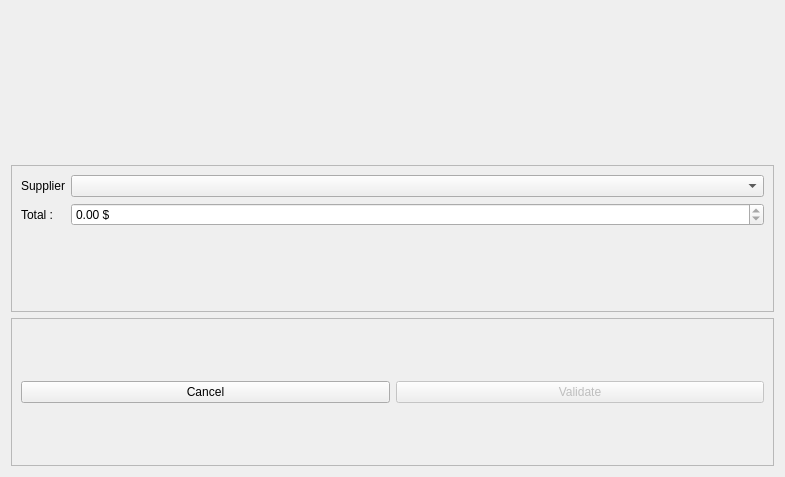
<?xml version="1.0" encoding="UTF-8"?>
<ui version="4.0">
 <class>StockManagementPanel</class>
 <widget class="QWidget" name="StockManagementPanel">
  <property name="geometry">
   <rect>
    <x>0</x>
    <y>0</y>
    <width>785</width>
    <height>477</height>
   </rect>
  </property>
  <property name="windowTitle">
   <string>Form</string>
  </property>
  <layout class="QVBoxLayout" name="verticalLayout_2">
   <item>
    <widget class="QFrame" name="frame_table">
     <property name="frameShape">
      <enum>QFrame::NoFrame</enum>
     </property>
     <property name="frameShadow">
      <enum>QFrame::Raised</enum>
     </property>
     <layout class="QVBoxLayout" name="layout_table"/>
    </widget>
   </item>
   <item>
    <widget class="QFrame" name="frame_information">
     <property name="frameShape">
      <enum>QFrame::StyledPanel</enum>
     </property>
     <property name="frameShadow">
      <enum>QFrame::Raised</enum>
     </property>
     <layout class="QFormLayout" name="formLayout">
      <item row="1" column="0">
       <widget class="QLabel" name="label_total">
        <property name="text">
         <string>Total :</string>
        </property>
       </widget>
      </item>
      <item row="1" column="1">
       <widget class="QDoubleSpinBox" name="spinBox_total">
        <property name="readOnly">
         <bool>true</bool>
        </property>
        <property name="buttonSymbols">
         <enum>QAbstractSpinBox::UpDownArrows</enum>
        </property>
        <property name="suffix">
         <string> $</string>
        </property>
        <property name="maximum">
         <double>99999999.000000000000000</double>
        </property>
       </widget>
      </item>
      <item row="0" column="0">
       <widget class="QLabel" name="label_supplier">
        <property name="text">
         <string>Supplier</string>
        </property>
       </widget>
      </item>
      <item row="0" column="1">
       <widget class="QComboBox" name="comboBox_supplier"/>
      </item>
     </layout>
    </widget>
   </item>
   <item>
    <widget class="QFrame" name="frame_button">
     <property name="frameShape">
      <enum>QFrame::StyledPanel</enum>
     </property>
     <property name="frameShadow">
      <enum>QFrame::Raised</enum>
     </property>
     <layout class="QHBoxLayout" name="horizontalLayout">
      <item>
       <widget class="QPushButton" name="button_cancel">
        <property name="text">
         <string>Cancel</string>
        </property>
       </widget>
      </item>
      <item>
       <widget class="QPushButton" name="button_validate">
        <property name="enabled">
         <bool>false</bool>
        </property>
        <property name="text">
         <string>Validate</string>
        </property>
       </widget>
      </item>
     </layout>
    </widget>
   </item>
  </layout>
 </widget>
 <resources/>
 <connections/>
</ui>
